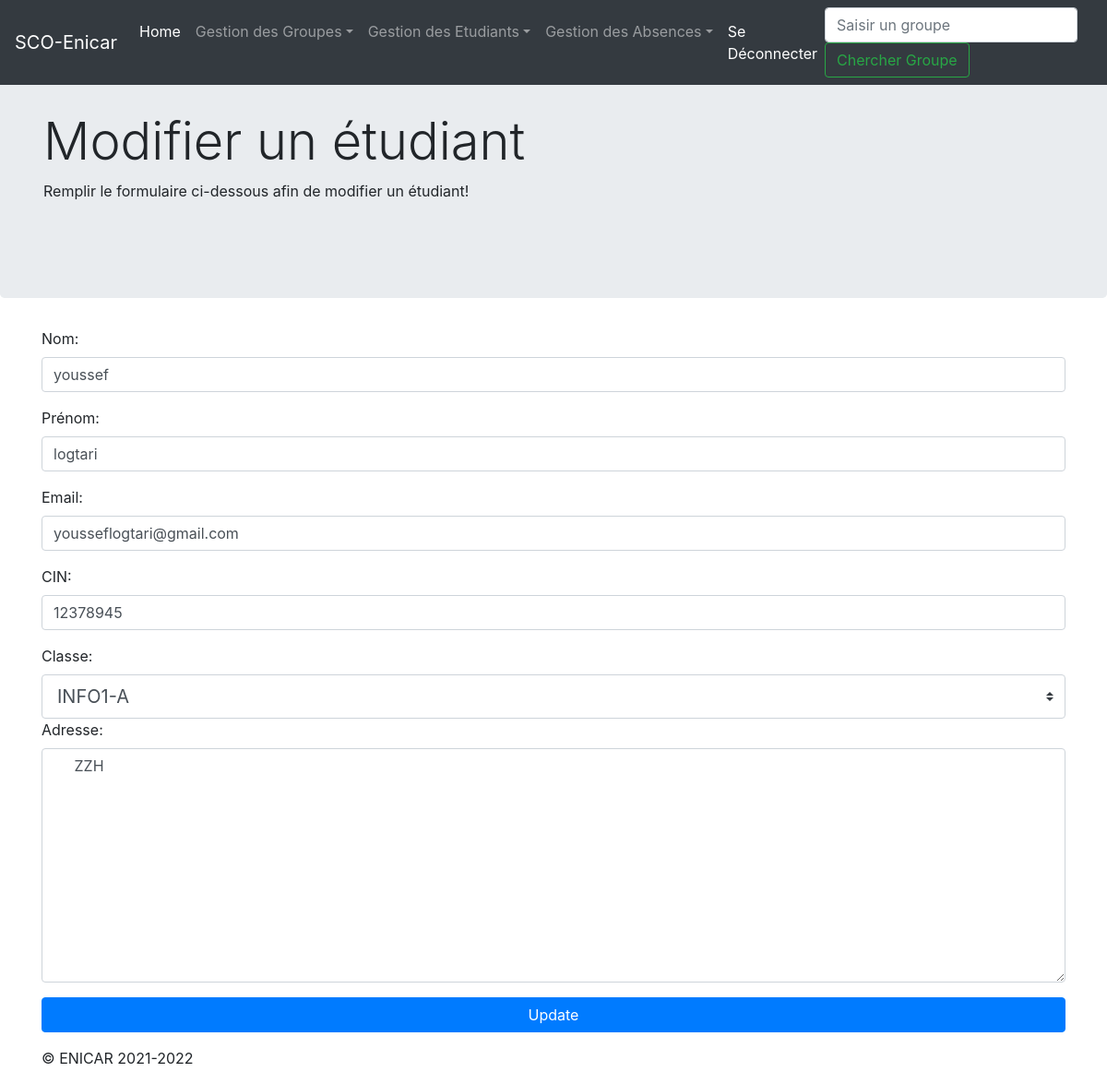
Screenshot of /update.php?updatecin=12378945 (signed in) with the database file from the repository.
### tables this page shows
CREATE TABLE `etudiant` (
  `id_etudiant` int(11) NOT NULL,
  `cin` int(11) NOT NULL,
  `email` varchar(255) NOT NULL,
  `nom` varchar(255) NOT NULL,
  `prenom` varchar(255) NOT NULL,
  `adresse` varchar(255) NOT NULL,
  `classe` varchar(255) NOT NULL
);

### update.php (the view, shortened to what this page needs)
<?php
  include("./auth-php-mysql/connexion.php");
  $cin=$_GET['updatecin'];
  $req="SELECT * FROM etudiant where cin=$cin";
  $reponse = $pdo->query($req);
  $row = $reponse ->fetch(PDO::FETCH_ASSOC);
    $nom=$row['nom'];
    $prenom=$row['prenom'];
    $email=$row['email'];
    $cin=$row['cin'];
    $adresse=$row['adresse'];
   ?>
<!DOCTYPE html>
<html lang="en">
<head>
<link href="./assets/dist/css/bootstrap.min.css" rel="stylesheet">
    <link href="./assets/jumbotron.css" rel="stylesheet">
</head>
<body>
    <nav class="navbar navbar-expand-md navbar-dark fixed-top bg-dark">
        <a class="navbar-brand" href="#">SCO-Enicar</a>
        <div class="collapse navbar-collapse" id="navbarsExampleDefault">
          <ul class="navbar-nav mr-auto">
            <li class="nav-item active">
              <a class="nav-link" href="index.php">Home <span class="sr-only">(current)</span></a>
            </li>
            <li class="nav-item dropdown">
              <a class="nav-link dropdown-toggle" href="index.php" id="dropdown01" data-toggle="dropdown" aria-expanded="false">Gestion des Groupes</a>
            </li>
            <li class="nav-item dropdown">
              <a class="nav-link dropdown-toggle" href="#" id="dropdown01" data-toggle="dropdown" aria-expanded="false">Gestion des Etudiants</a>
            </li>
            <li class="nav-item dropdown">
              <a class="nav-link dropdown-toggle" href="#" id="dropdown01" data-toggle="dropdown" aria-expanded="false">Gestion des Absences</a>
            </li>
            <li class="nav-item active">
              <a class="nav-link" href="login.php">Se Déconnecter <span class="sr-only">(current)</span></a>
            </li>
          </ul>
          <form class="form-inline my-2 my-lg-0">
            <input class="form-control mr-sm-2" type="text" placeholder="Saisir un groupe" aria-label="Chercher un groupe">
            <button class="btn btn-outline-success my-2 my-sm-0" type="submit">Chercher Groupe</button>
          </form>
        </div>
      </nav>
<main role="main">
        <div class="jumbotron">
            <div class="container">
              <h1 class="display-4">Modifier un étudiant</h1>
              <p>Remplir le formulaire ci-dessous afin de modifier un étudiant!</p>
              <br>
            </div>
          </div>
<div class="container">
 <form id="myform" method="POST" action="">
     <div class="form-group">
     <label for="nom">Nom:</label><br>
     <input type="text" id="nom" name="nom" class="form-control" required autofocus value=<?php echo $nom;?> >
    </div>
     <div class="form-group">
     <label for="prenom">Prénom:</label><br>
     <input type="text" id="prenom" name="prenom" class="form-control" required  value=<?php echo $prenom;?> >
    </div>
     <div class="form-group">
        <label for="email">Email:</label><br>
        <input type="email" id="email" name="email" class="form-control" required value=<?php echo $email;?> >
       </div>
     <div class="form-group">
     <label for="cin">CIN:</label><br>
     <input type="text" id="cin" name="cin"  class="form-control"   required pattern="[0-9]{8}" title="8 chiffres" value=<?php echo $cin;?>>
    </div>
     <div class="form-group">
     <label for="classe">Classe:</label><br>
     <?php
      $req="SELECT distinct nomGroupe FROM  groupe ";
      $groupe=$pdo->query($req);
      echo "<select id='classe' name='classe' class='custom-select custom-select-sm custom-select-lg'>";
      while(($row = $groupe->fetch(PDO::FETCH_ASSOC))){
      echo" <option value='".$row['nomGroupe']."'>".$row['nomGroupe']."</option>";
  }
  echo"</select>";
  ?>
     <div class="form-group">
     <label for="adresse">Adresse:</label><br>
     <textarea id="adresse" name="adresse" rows="10" cols="30" class="form-control" required ><?php echo $adresse;?>
     </textarea>
    </div>
     <button  type="submit" class="btn btn-primary btn-block"  name="update" onclick="ajouter()" >Update</button>
 </form>
</div>
</main>
<footer class="container">
    <p>&copy; ENICAR 2021-2022</p>
  </footer>
</body>
</html>

### rows the page displays
etudiant: nom "youssef", prenom "logtari", email "yousseflogtari@gmail.com", cin "12378945", adresse "ZZH"

### other values shown
form field classe "INFO1-A"
